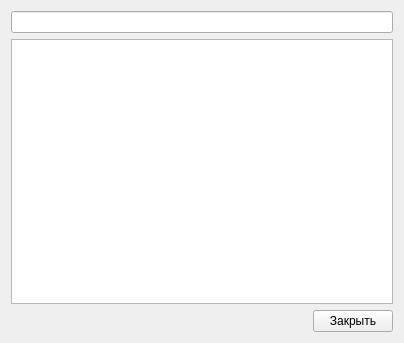
<?xml version="1.0" encoding="UTF-8"?>
<ui version="4.0">
 <class>cert_list</class>
 <widget class="QWidget" name="cert_list">
  <property name="geometry">
   <rect>
    <x>0</x>
    <y>0</y>
    <width>404</width>
    <height>343</height>
   </rect>
  </property>
  <property name="windowTitle">
   <string>Список</string>
  </property>
  <layout class="QGridLayout" name="gridLayout">
   <item row="2" column="0">
    <spacer name="horizontalSpacer">
     <property name="orientation">
      <enum>Qt::Horizontal</enum>
     </property>
     <property name="sizeHint" stdset="0">
      <size>
       <width>323</width>
       <height>20</height>
      </size>
     </property>
    </spacer>
   </item>
   <item row="2" column="1">
    <widget class="QPushButton" name="close_cert_list">
     <property name="text">
      <string>Закрыть</string>
     </property>
    </widget>
   </item>
   <item row="1" column="0" colspan="2">
    <widget class="QListWidget" name="cert_listview"/>
   </item>
   <item row="0" column="0" colspan="2">
    <widget class="QLineEdit" name="cert_list_filter">
     <property name="text">
      <string/>
     </property>
    </widget>
   </item>
  </layout>
 </widget>
 <resources/>
 <connections>
  <connection>
   <sender>close_cert_list</sender>
   <signal>clicked()</signal>
   <receiver>cert_list</receiver>
   <slot>close()</slot>
   <hints>
    <hint type="sourcelabel">
     <x>399</x>
     <y>338</y>
    </hint>
    <hint type="destinationlabel">
     <x>272</x>
     <y>317</y>
    </hint>
   </hints>
  </connection>
 </connections>
</ui>
